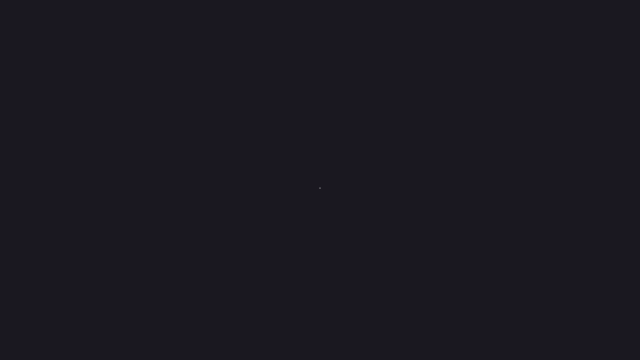
Frame 1 (no input)
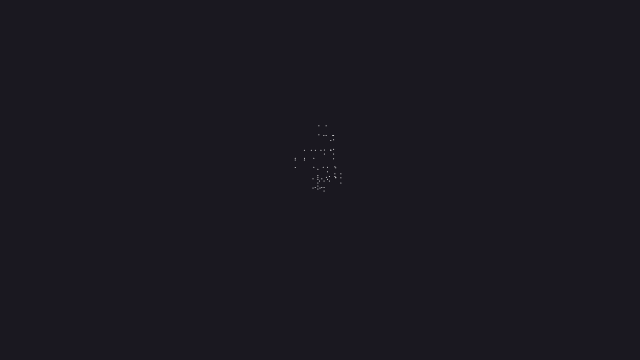
Frame 60 (no input)
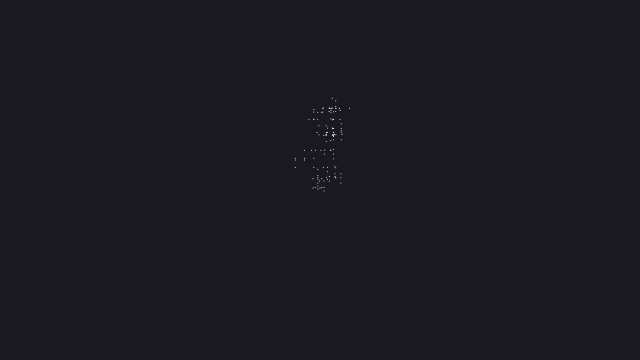
Frame 120 (the mouse pressed at the canvas centre since frame 60)

The p5.js sketch that drew these frames (run headless with seeded random() and noise() and a simulated clock; from frame 60 on, the mouse is pressed at the canvas centre):

// p5.js sketch
// ── sketch.js
let walker;

function setup() {
  createCanvas(640,360);
  walker = new Walker();
  background(26, 24, 32);
}

function draw() {
  walker.step();
  walker.render();
}

class Walker {
  constructor(){
    this.x = width/2;
    this.y = height/2;
  }

  render() {
    stroke(255);
    point(this.x,this.y);
  }

  step() {
    let choice = floor(random(4));
    let stepSize = getExponetialStepSize();

    if (choice == 0) {
      this.x = this.x + stepSize;
    } else if (choice == 1) {
      this.x = this.x - stepSize;
    } else if (choice == 2) {
      this.y = this.y + stepSize;
    } else {
      this.y = this.y - stepSize;
    }
    this.x = constrain(this.x,0,width-1);
    this.y = constrain(this.y,0,height-1);
  }
}

function getExponetialStepSize() {
  while (true) {	
    let maxValue = 10;
    let r1 = random(maxValue);	
    let probability = r1 * r1 / (maxValue * maxValue);
    let r2 = random(1);	

    if (r2 < probability) {	
      return r1;
    }
  }
}
